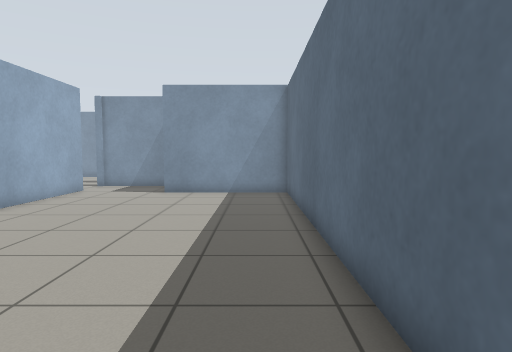
view 1 (above)

16 first-person views from a walk through a world built for the Gazebo simulator. The camera is 0.94 m above the floor, tilts 4° down and sees 75° across. The floor is counted in squares, 0.5 m on a side. Each view is taken from the middle of a square. On the plan, view 1 faces up. The plan holds only what a view shows up to about 17 squares ahead; the rest is blank. The place goes on beyond the plan.

view 2
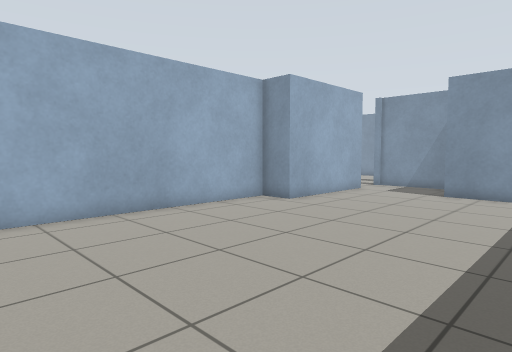

view 3
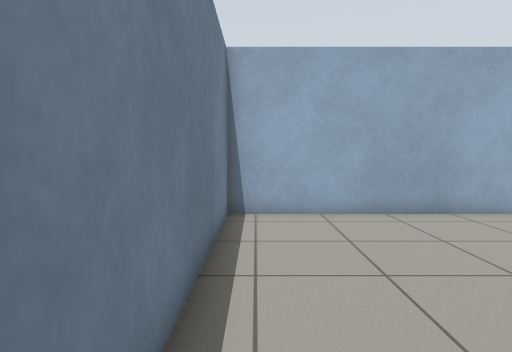

view 4
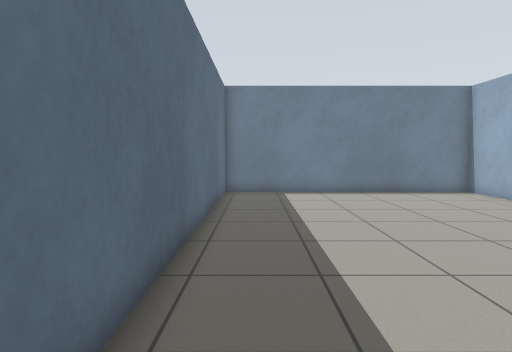

view 5
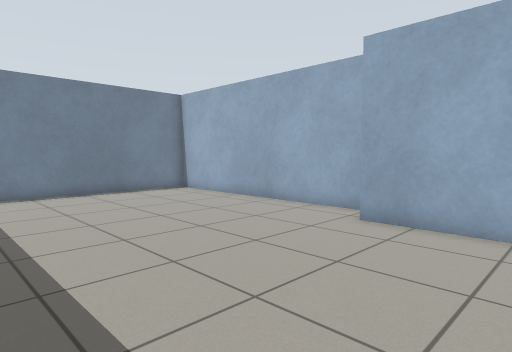

view 6
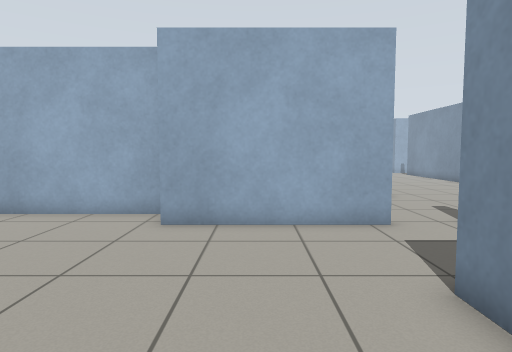

view 7
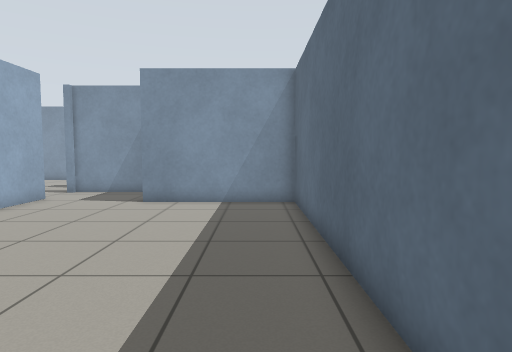

view 8
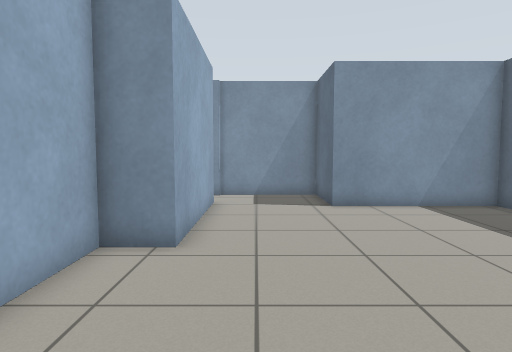

view 9
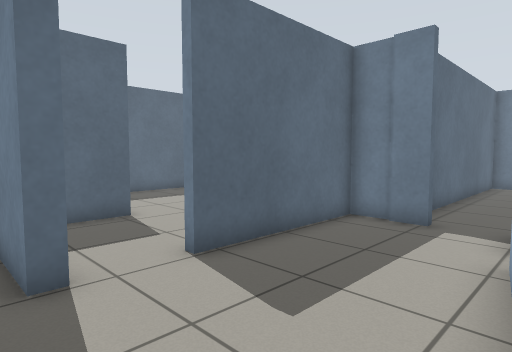

view 10
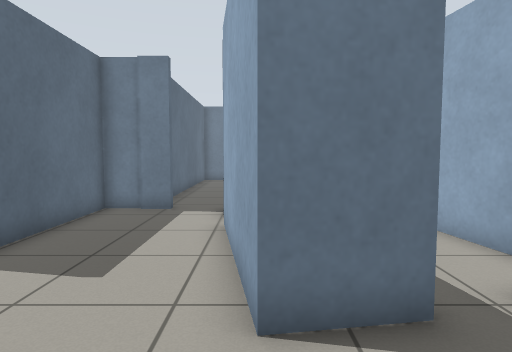

view 11
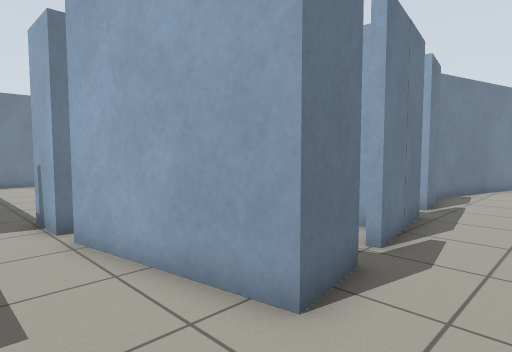

view 12
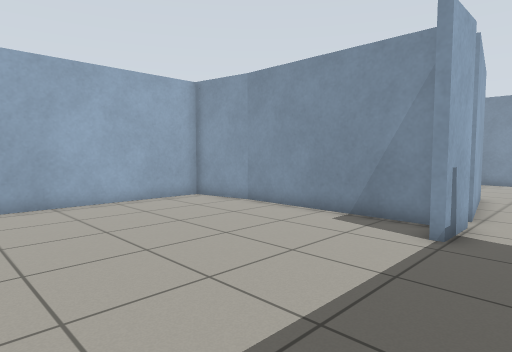

view 13
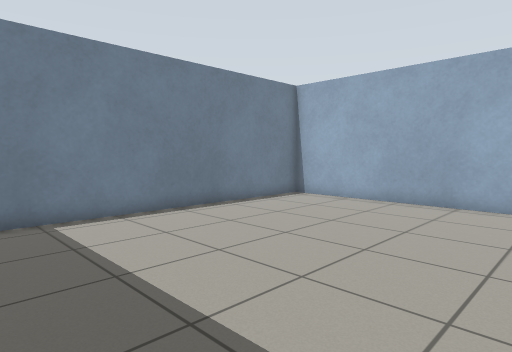

view 14
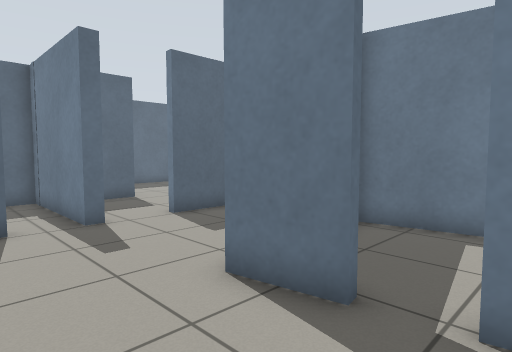

view 15
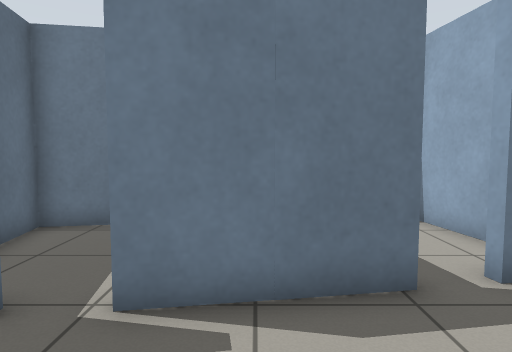

view 16
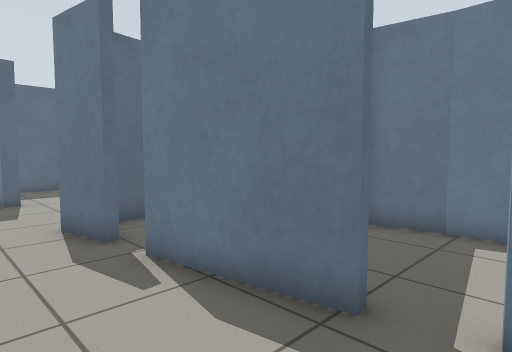

### Floor plan
Ten units are one square. View 1 is at (0, 0); x grows to the right and y downward. Boxes are objects, and circles mark ways between rooms. Rooms are numbered by the first view taken in them; rooms with no view inside come last. Other rooms are left out.
<svg viewBox="-250 -206 270 220">
<path fill="none" stroke="#000" d="M15 6 15 -156 -43 -156M-86 -155 -86 -105 -101 -105 -101 9 15 9M-161 -184 -140 -187M-213 -175 -172 -182M-85 -186 -89 -186 -89 -191 -37 -191 -37 -201M-89 -165 -86 -165M-245 -170 -224 -174M-138 -122 -208 -122M-207 -122 -236 -118 -236 9 -105 9 -105 -84M-131 -125 -131 -106M-112 -108 -89 -108 -89 -165M-140 -187 -132 -134M-86 -165 -86 -155M-43 -156 -43 -188 -86 -188"/>
<circle cx="-65" cy="-160" r="3" fill="#2a7"/>
<circle cx="-104" cy="-186" r="3" fill="#2a7"/>
<circle cx="-120" cy="-110" r="3" fill="#2a7"/>
<text x="-40" y="-70">1</text>
<text x="-160" y="-200">2</text>
<text x="-170" y="-50">3</text>
<text x="-110" y="-150">4</text>
<text x="-70" y="-170">5</text>
</svg>
Room 1 opens to room 5. Room 2 opens to room 4. Room 3 opens to room 4.

Where each view was taken, in squares from view 1:
view 1: 0 up, 0 right, facing up
view 2: 0 up, 0 right, facing up-left
view 3: 0 up, 0 right, facing left
view 4: 15 up, 0 right, facing down
view 5: 15 up, 0 right, facing down-left
view 6: 13 up, 0 right, facing left
view 7: 3 up, 0 right, facing up
view 8: 4 up, 7 left, facing up
view 9: 20 up, 14 left, facing down-right
view 10: 22 up, 14 left, facing down
view 11: 21 up, 11 left, facing down-left
view 12: 3 up, 11 left, facing up-left
view 13: 9 up, 11 left, facing down-left
view 14: 22 up, 18 left, facing down-right
view 15: 22 up, 19 left, facing down
view 16: 21 up, 23 left, facing down-right
